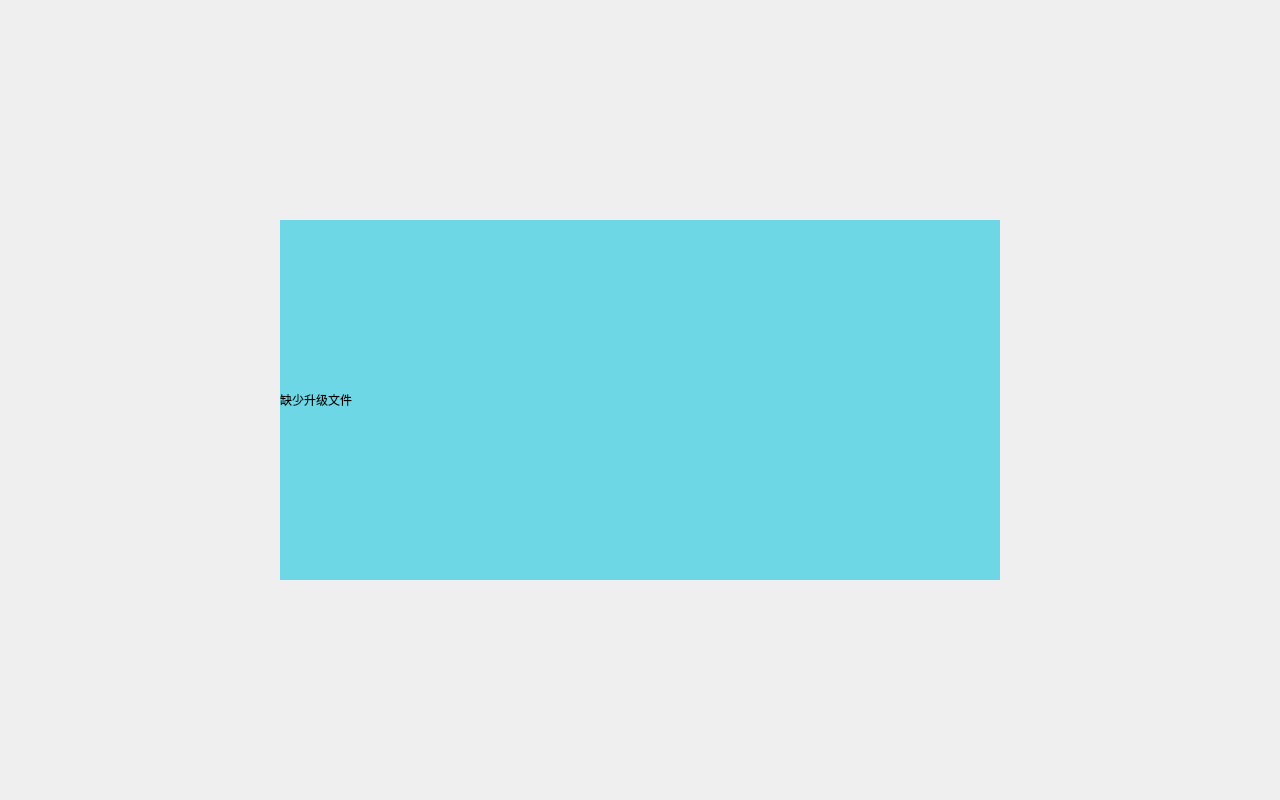
<?xml version="1.0" encoding="UTF-8"?>
<ui version="4.0">
 <class>missing_upgrade_file</class>
 <widget class="QWidget" name="missing_upgrade_file">
  <property name="geometry">
   <rect>
    <x>0</x>
    <y>0</y>
    <width>1280</width>
    <height>800</height>
   </rect>
  </property>
  <property name="windowTitle">
   <string>Form</string>
  </property>
  <widget class="QLabel" name="label_backdrop">
   <property name="geometry">
    <rect>
     <x>280</x>
     <y>220</y>
     <width>720</width>
     <height>360</height>
    </rect>
   </property>
   <property name="styleSheet">
    <string notr="true">background-color: rgb(110, 215, 230);</string>
   </property>
   <property name="text">
    <string/>
   </property>
  </widget>
  <widget class="QLabel" name="label_num">
   <property name="geometry">
    <rect>
     <x>280</x>
     <y>380</y>
     <width>720</width>
     <height>40</height>
    </rect>
   </property>
   <property name="text">
    <string>缺少升级文件</string>
   </property>
  </widget>
  <widget class="QLabel" name="label">
   <property name="geometry">
    <rect>
     <x>0</x>
     <y>0</y>
     <width>1280</width>
     <height>800</height>
    </rect>
   </property>
   <property name="text">
    <string/>
   </property>
  </widget>
  <zorder>label</zorder>
  <zorder>label_backdrop</zorder>
  <zorder>label_num</zorder>
 </widget>
 <resources/>
 <connections/>
</ui>
